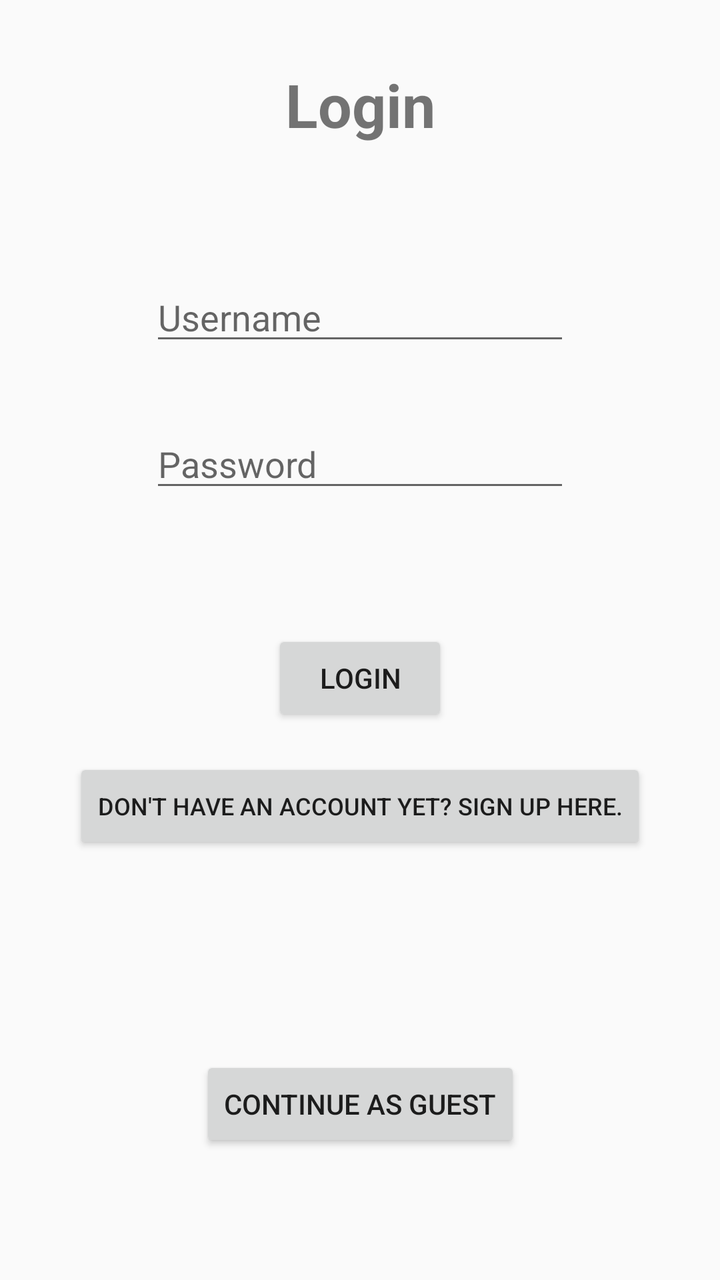
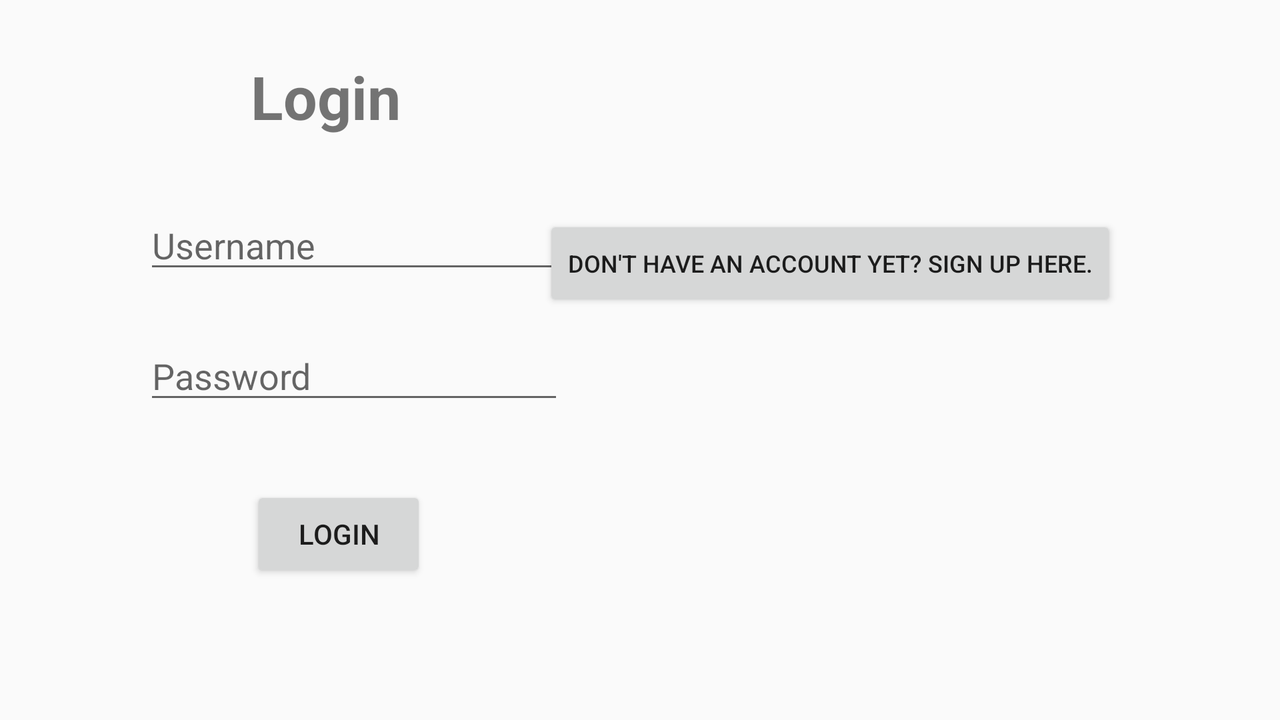

First picture: res/layout/ on a phone held upright. Second picture: the repository's own variant of that layout, on a device whose configuration matches the variant's folder. Source for both follows.
<!-- AndroidManifest.xml: application theme Theme.AntidoteMobile -->
<!-- res/layout/activity_login.xml -->
<?xml version="1.0" encoding="utf-8"?>
<androidx.constraintlayout.widget.ConstraintLayout xmlns:android="http://schemas.android.com/apk/res/android"
    xmlns:app="http://schemas.android.com/apk/res-auto"
    xmlns:tools="http://schemas.android.com/tools"
    android:layout_width="match_parent"
    android:layout_height="match_parent"
    tools:context=".LoginActivity">

    <TextView
        android:id="@+id/loginText"
        android:layout_width="wrap_content"
        android:layout_height="wrap_content"
        android:layout_marginTop="32dp"
        android:text="@string/login_title"
        android:textAlignment="center"
        android:textSize="30sp"
        android:textStyle="bold"
        app:layout_constraintEnd_toEndOf="parent"
        app:layout_constraintStart_toStartOf="parent"
        app:layout_constraintTop_toTopOf="parent" />

    <EditText
        android:id="@+id/editTextUsername"
        android:layout_width="wrap_content"
        android:layout_height="wrap_content"
        android:layout_marginStart="32dp"
        android:layout_marginTop="64dp"
        android:layout_marginEnd="32dp"
        android:autofillHints="@string/login_username"
        android:ems="10"
        android:hint="@string/login_username"
        android:inputType="textPersonName"
        app:layout_constraintEnd_toEndOf="parent"
        app:layout_constraintStart_toStartOf="parent"
        app:layout_constraintTop_toBottomOf="@+id/loginText" />

    <EditText
        android:id="@+id/editTextPassword"
        android:layout_width="wrap_content"
        android:layout_height="wrap_content"
        android:layout_marginStart="32dp"
        android:layout_marginTop="32dp"
        android:layout_marginEnd="32dp"
        android:autofillHints="@string/login_password"
        android:ems="10"
        android:hint="@string/login_password"
        android:inputType="textPassword"
        app:layout_constraintEnd_toEndOf="parent"
        app:layout_constraintStart_toStartOf="parent"
        app:layout_constraintTop_toBottomOf="@+id/editTextUsername" />

    <Button
        android:id="@+id/loginScreenLoginButton"
        android:layout_width="wrap_content"
        android:layout_height="wrap_content"
        android:layout_marginTop="64dp"
        android:onClick="onLogin"
        android:text="@string/activity_main_login"
        app:layout_constraintEnd_toEndOf="parent"
        app:layout_constraintStart_toStartOf="parent"
        app:layout_constraintTop_toBottomOf="@+id/editTextPassword" />

    <Button
        android:id="@+id/signUpHereButton"
        android:layout_width="wrap_content"
        android:layout_height="wrap_content"
        android:layout_marginTop="16dp"
        android:onClick="onSignUpHere"
        android:text="@string/signup_message"
        android:textSize="12sp"
        app:layout_constraintEnd_toEndOf="parent"
        app:layout_constraintStart_toStartOf="parent"
        app:layout_constraintTop_toBottomOf="@+id/loginScreenLoginButton" />

    <Button
        android:id="@+id/continueAsGuestButton"
        android:layout_width="wrap_content"
        android:layout_height="wrap_content"
        android:layout_marginBottom="64dp"
        android:onClick="onContinueAsGuest"
        android:text="@string/continue_as_guest"
        app:layout_constraintBottom_toBottomOf="parent"
        app:layout_constraintEnd_toEndOf="parent"
        app:layout_constraintStart_toStartOf="parent" />

</androidx.constraintlayout.widget.ConstraintLayout>
<!-- resources referenced by this layout -->
<resources>
  <string name="activity_main_login">Login</string>
  <string name="continue_as_guest">Continue as guest</string>
  <string name="login_password">Password</string>
  <string name="login_title">Login</string>
  <string name="login_username">Username</string>
  <string name="signup_message">Don\'t have an account yet? Sign up here.</string>
  <style name="Theme.AntidoteMobile" parent="Theme.AppCompat.Light.NoActionBar">
          
          <item name="colorPrimary">@color/purple_500</item>
          <item name="colorPrimaryVariant">@color/purple_700</item>
          <item name="colorOnPrimary">@color/white</item>
          
          <item name="colorSecondary">@color/teal_200</item>
          <item name="colorSecondaryVariant">@color/teal_700</item>
          <item name="colorOnSecondary">@color/black</item>
          
          
          
          <item name="android:statusBarColor">#00000000</item>
      </style>
  <color name="purple_500">#FF6200EE</color>
  <color name="purple_700">#FF3700B3</color>
  <color name="white">#FFFFFFFF</color>
  <color name="teal_200">#FF03DAC5</color>
  <color name="teal_700">#FF018786</color>
  <color name="black">#FF000000</color>
</resources>
<!-- res/layout-land/activity_login.xml (the repository's variant of the layout above) -->
<!-- drawn on the phone turned sideways -->
<?xml version="1.0" encoding="utf-8"?>
<androidx.constraintlayout.widget.ConstraintLayout xmlns:android="http://schemas.android.com/apk/res/android"
    xmlns:app="http://schemas.android.com/apk/res-auto"
    xmlns:tools="http://schemas.android.com/tools"
    android:layout_width="match_parent"
    android:layout_height="match_parent"
    tools:context=".LoginActivity">

    <TextView
        android:id="@+id/loginText"
        android:layout_width="wrap_content"
        android:layout_height="wrap_content"
        android:layout_marginTop="28dp"
        android:text="@string/login_title"
        android:textAlignment="center"
        android:textSize="30sp"
        android:textStyle="bold"
        app:layout_constraintEnd_toEndOf="parent"
        app:layout_constraintHorizontal_bias="0.222"
        app:layout_constraintStart_toStartOf="parent"
        app:layout_constraintTop_toTopOf="parent" />

    <EditText
        android:id="@+id/editTextUsername"
        android:layout_width="wrap_content"
        android:layout_height="wrap_content"
        android:layout_marginStart="32dp"
        android:layout_marginTop="32dp"
        android:layout_marginEnd="32dp"
        android:autofillHints="@string/login_username"
        android:ems="10"
        android:hint="@string/login_username"
        android:inputType="textPersonName"
        app:layout_constraintEnd_toEndOf="parent"
        app:layout_constraintHorizontal_bias="0.109"
        app:layout_constraintStart_toStartOf="parent"
        app:layout_constraintTop_toBottomOf="@+id/loginText" />

    <EditText
        android:id="@+id/editTextPassword"
        android:layout_width="wrap_content"
        android:layout_height="wrap_content"
        android:layout_marginStart="32dp"
        android:layout_marginTop="24dp"
        android:layout_marginEnd="32dp"
        android:autofillHints="@string/login_password"
        android:ems="10"
        android:hint="@string/login_password"
        android:inputType="textPassword"
        app:layout_constraintEnd_toEndOf="parent"
        app:layout_constraintHorizontal_bias="0.109"
        app:layout_constraintStart_toStartOf="parent"
        app:layout_constraintTop_toBottomOf="@+id/editTextUsername" />

    <Button
        android:id="@+id/loginScreenLoginButton"
        android:layout_width="wrap_content"
        android:layout_height="wrap_content"
        android:layout_marginTop="36dp"
        android:onClick="onLogin"
        android:text="@string/activity_main_login"
        app:layout_constraintEnd_toEndOf="parent"
        app:layout_constraintHorizontal_bias="0.227"
        app:layout_constraintStart_toStartOf="parent"
        app:layout_constraintTop_toBottomOf="@+id/editTextPassword" />

    <Button
        android:id="@+id/signUpHereButton"
        android:layout_width="wrap_content"
        android:layout_height="wrap_content"
        android:layout_marginTop="34dp"
        android:layout_marginBottom="182dp"
        android:onClick="onSignUpHere"
        android:text="@string/signup_message"
        android:textSize="12sp"
        app:layout_constraintBottom_toBottomOf="parent"
        app:layout_constraintEnd_toEndOf="parent"
        app:layout_constraintHorizontal_bias="0.769"
        app:layout_constraintStart_toStartOf="parent"
        app:layout_constraintTop_toBottomOf="@+id/continueAsGuestButton" />

    <Button
        android:id="@+id/continueAsGuestButton"
        android:layout_width="wrap_content"
        android:layout_height="wrap_content"
        android:layout_marginTop="99dp"
        android:layout_marginBottom="264dp"
        android:onClick="onContinueAsGuest"
        android:text="@string/continue_as_guest"
        app:layout_constraintBottom_toBottomOf="parent"
        app:layout_constraintEnd_toEndOf="parent"
        app:layout_constraintHorizontal_bias="0.711"
        app:layout_constraintStart_toStartOf="parent"
        app:layout_constraintTop_toTopOf="parent"
        app:layout_constraintVertical_bias="0.0" />

</androidx.constraintlayout.widget.ConstraintLayout>
